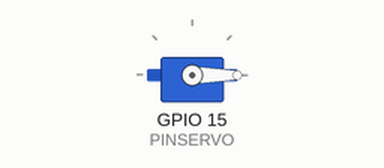
Simulated run of this sketch. Board: ESP32. Parts: servo.

Above: at 0.05 s.
At 4.65 s:
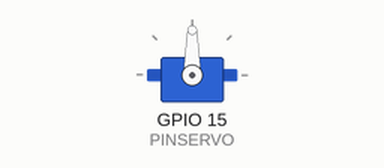
At 9.25 s:
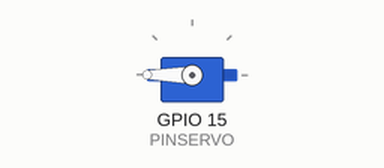
At 18.45 s:
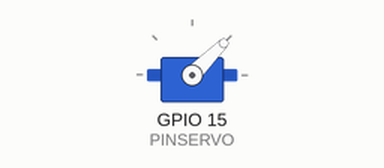
Timing chart, 0 to 27.3 s (numbered marks = the images above):
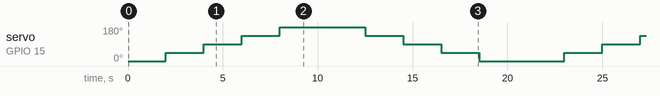

The sketch:

27_Servo_Motor_Basico.ino
```cpp
#include <ESP32Servo.h>

#define PINSERVO 15

Servo miServo; // Declaramos una variable de tipo servo


//--------------------------------------------------------------------------
void setup() {
  miServo.setPeriodHertz(50);
  miServo.attach(PINSERVO, 500, 2500);

}
//--------------------------------------------------------------------------
void loop() {
/*  for(int i = 0; i < 180; i++){
    miServo.write(i);
    delay(20);
  }
  delay(200);

  for (int i = 180; i>0; i++) {
  miServo.write(i);
  }
 delay(50); */
for(int i = 0; i<=180; i+=45){
    miServo.write(i);
    delay(2000);
  }
  delay(500);

  for (int i = 180; i>=0; i-=45) {
  miServo.write(i);
  delay(2000);
  }
 delay(500);

}
//--------------------------------------------------------------------------
```

Measured:
- by itself, servo on GPIO 15 (PINSERVO): repeats every 21.0 s: 90° 2.0 s, 135° 2.0 s, 180° 4.5 s, 135° 2.0 s, 90° 2.0 s, 45° 2.0 s, 0° 4.5 s, 45° 2.0 s
